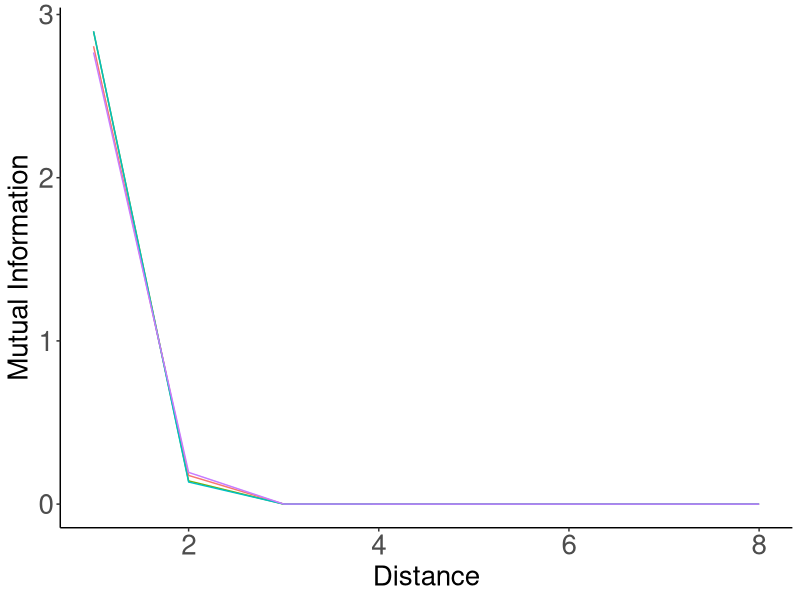
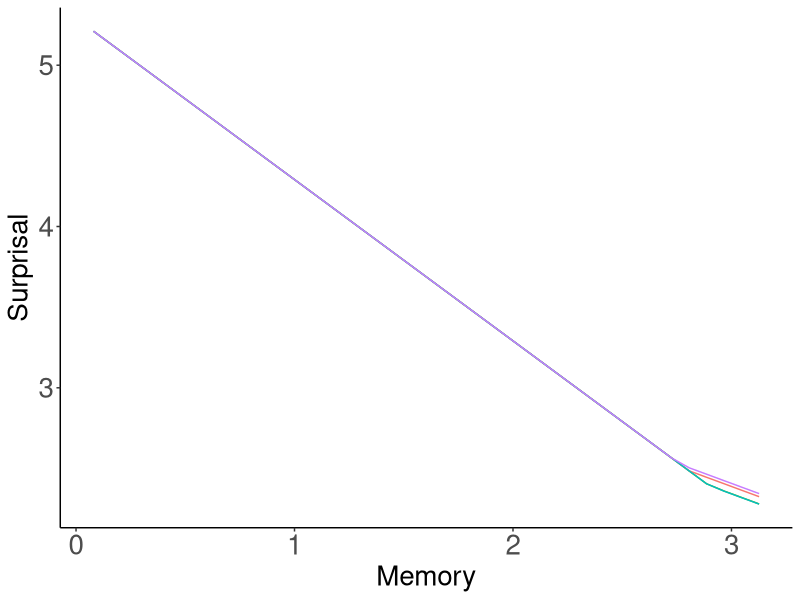
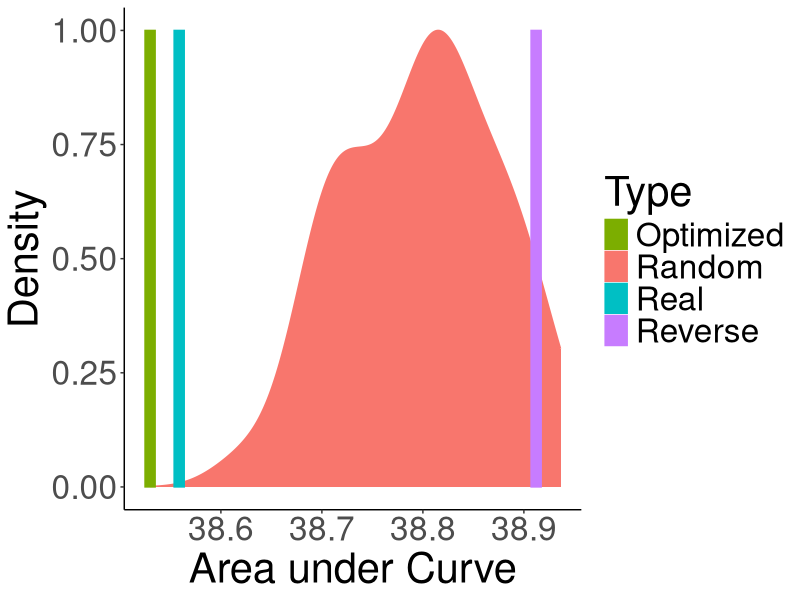

Generate these figures, in order, with R:
library(tidyr)
library(dplyr)
library(ggplot2)


RED = "#F8766D"
GREEN = "#7CAE00"
BLUE = "#00BFC4"
PURPLE = "#C77CFF"
SCALE = c( GREEN, RED, BLUE, PURPLE)
######################################

data = read.csv("results.tsv", sep="\t")
data = data %>% filter(Script == "forWords_Sesotho_RandomOrder_Normalized_HeldoutClip.py")

unigramCE = mean(data$UnigramCE)

data$Type = ifelse(data$Model %in% c("REAL", "RANDOM", "REVERSE"), as.character(data$Model), "Optimized")
data$Type = ifelse(data$Type %in% c("REAL"), "Real", as.character(data$Type))
data$Type = ifelse(data$Type %in% c("RANDOM"), "Random", as.character(data$Type))
data$Type = ifelse(data$Type %in% c("REVERSE"), "Reverse", as.character(data$Type))

data_ = data %>% group_by(Distance, Type) %>% summarise(MI=median(MI))
data_ = data_ %>% filter(Distance <= 7)
plot = ggplot(data_, aes(x=1+Distance, y=MI, color=Type)) + geom_line()
plot = plot + theme_bw()
plot = plot + xlab("Distance") + ylab("Mutual Information")
plot = plot + theme(axis.title.x=element_text(size=20), axis.title.y=element_text(size=20), axis.text = element_text(size=20))
plot = plot + theme(panel.grid.major = element_blank(), panel.grid.minor = element_blank(), panel.background = element_blank(), legend.position="none")
plot = plot + theme(axis.line = element_line(colour = "black"),
            panel.grid.major = element_blank(),
                panel.grid.minor = element_blank(),
                panel.border = element_blank(),
                    panel.background = element_blank()) + scale_colour_manual(values=SCALE) + scale_fill_manual(values=SCALE)
ggsave(plot, file=paste("../figures/Sesotho-suffixes-byMorphemes-it-heldout.pdf", sep=""), height=4, width=4)




data = read.csv("results_interpolated.tsv", sep="\t")


data = data %>% filter(Script == "forWords_Sesotho_RandomOrder_Normalized_HeldoutClip.py")

data = data %>% group_by(Type, Memory) %>% summarise(Surprisal=unigramCE-median(MI))

plot = ggplot(data, aes(x=Memory, y=Surprisal, color=Type)) + geom_line() #size=2)
plot = plot + theme_bw()
plot = plot + theme(axis.title.x=element_text(size=20), axis.title.y=element_text(size=20), axis.text = element_text(size=20))
plot = plot + theme(panel.grid.major = element_blank(), panel.grid.minor = element_blank(), panel.background = element_blank(), legend.position="none")
plot = plot + theme(axis.line = element_line(colour = "black"),
            panel.grid.major = element_blank(),
                panel.grid.minor = element_blank(),
                panel.border = element_blank(),
                    panel.background = element_blank()) + scale_colour_manual(values=SCALE) + scale_fill_manual(values=SCALE)
ggsave(plot, file=paste("../figures/Sesotho-suffixes-byMorphemes-memsurp-heldout.pdf", sep=""), height=4, width=4)


######################################

data = read.csv("results_auc.tsv", sep="\t")
data = data %>% filter(Script == "forWords_Sesotho_RandomOrder_Normalized_HeldoutClip.py")


data$Type = ifelse(data$Model %in% c("REAL", "RANDOM", "REVERSE"), as.character(data$Model), "Optimized")
data$Type = ifelse(data$Type %in% c("REAL"), "Real", as.character(data$Type))
data$Type = ifelse(data$Type %in% c("RANDOM"), "Random", as.character(data$Type))
data$Type = ifelse(data$Type %in% c("REVERSE"), "Reverse", as.character(data$Type))

data_ = data %>% filter(Type %in% c("Real", "Random", "Optimized", "Reverse"))

plot = ggplot(data_, aes(x=AUC, fill=Type, color=Type))
plot = plot + theme_classic()
plot = plot + xlab("Area under Curve") + ylab("Density")
plot = plot + theme(text=element_text(size=30))
plot = plot + geom_density(data= data_%>%filter(Type == "Random"), aes(y=..scaled..)) 
plot = plot + geom_bar(data = data_ %>% filter(!(Type %in% c("Random"))) %>% group_by(Type) %>% summarise(AUC=mean(AUC), barWidth=0.1) %>% mutate(y=1),  aes(y=y, group=Type), width=0.01, stat="identity", position = position_dodge()) + scale_colour_manual(values=SCALE) + scale_fill_manual(values=SCALE)
ggsave(plot, file=paste("../figures/Sesotho-suffixes-byMorphemes-auc-hist-heldout.pdf", sep=""), height=4, width=8)



